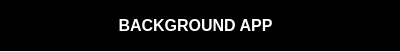
<?xml version="1.0" encoding="UTF-8"?>
<ui version="4.0">
 <class>Form</class>
 <widget class="QWidget" name="Form">
  <property name="geometry">
   <rect>
    <x>0</x>
    <y>0</y>
    <width>400</width>
    <height>52</height>
   </rect>
  </property>
  <property name="windowTitle">
   <string>Form</string>
  </property>
  <widget class="QLabel" name="label_7">
   <property name="geometry">
    <rect>
     <x>10</x>
     <y>10</y>
     <width>371</width>
     <height>31</height>
    </rect>
   </property>
   <property name="font">
    <font>
     <pointsize>12</pointsize>
     <weight>75</weight>
     <bold>true</bold>
    </font>
   </property>
   <property name="styleSheet">
    <string notr="true">color: white;</string>
   </property>
   <property name="text">
    <string>BACKGROUND APP</string>
   </property>
   <property name="alignment">
    <set>Qt::AlignCenter</set>
   </property>
  </widget>
  <widget class="QLabel" name="label_6">
   <property name="geometry">
    <rect>
     <x>10</x>
     <y>10</y>
     <width>31</width>
     <height>31</height>
    </rect>
   </property>
   <property name="text">
    <string/>
   </property>
   <property name="pixmap">
    <pixmap>../../InaflexAPP/static/apple-touch-icon.png</pixmap>
   </property>
   <property name="scaledContents">
    <bool>true</bool>
   </property>
  </widget>
  <widget class="QLabel" name="label_5">
   <property name="geometry">
    <rect>
     <x>-10</x>
     <y>-10</y>
     <width>411</width>
     <height>61</height>
    </rect>
   </property>
   <property name="styleSheet">
    <string notr="true">background: black;</string>
   </property>
   <property name="text">
    <string/>
   </property>
  </widget>
  <zorder>label_5</zorder>
  <zorder>label_7</zorder>
  <zorder>label_6</zorder>
 </widget>
 <resources/>
 <connections/>
</ui>
